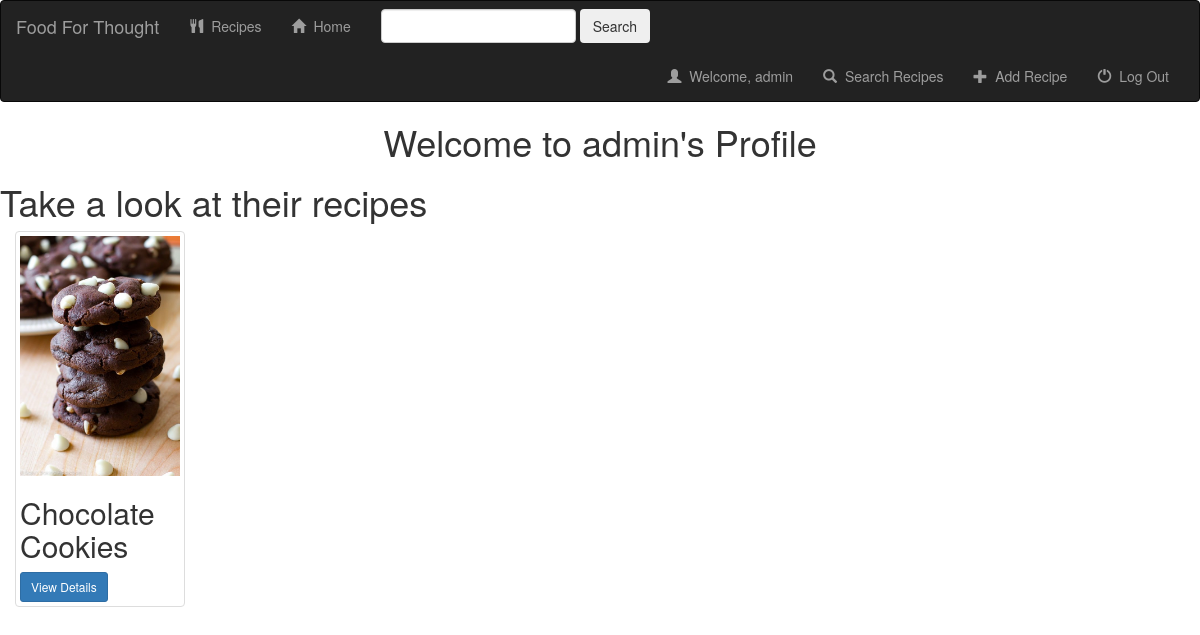
/recipe/admin/, run on an earlier commit of the app's database.
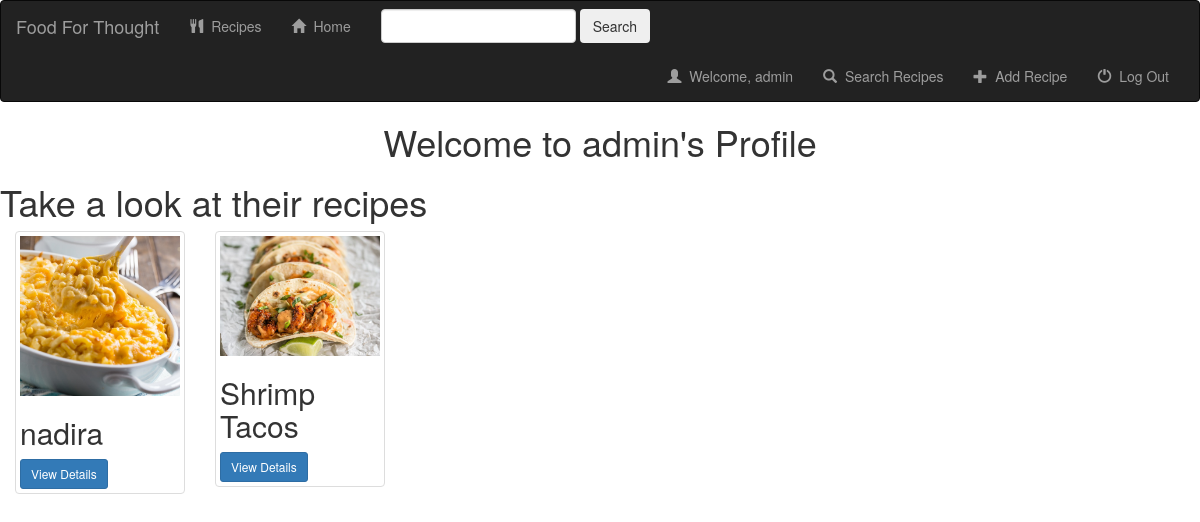
And on a later commit of the database.
### recipe/models.py (models this page shows, shortened)
class RecipeD(models.Model):
	user = models.ForeignKey(User, default=1)
	Name = models.CharField(max_length=250)
	post = models.CharField(max_length = 10000000, default="")
	Cuisine = models.CharField(max_length=250)
	created = models.DateTimeField(auto_now_add=True, blank=False, null=True)
	RecipeProcedure = models.CharField(max_length = 1000000)
	RecipePicture = models.FileField(default="")

### recipe/views.py (the view)
# urls.py: url(r'^(?P<username>[\w-]+)/$', views.ProfileView.as_view(), name = 'profile-detail'),
class ProfileView(generic.DetailView):
	User = get_user_model()
	template_name = 'recipe/user.html'
	def get_object(self):
		username = self.kwargs.get("username")
		if username is None:
			raise Http404
		return get_object_or_404(User, username__iexact=username, is_active=True)

### recipe/templates/recipe/user.html (shortened to what this page needs)
<head>
    <link rel="stylesheet" href="https://maxcdn.bootstrapcdn.com/bootstrap/3.3.6/css/bootstrap.min.css">
</head>
<nav class="navbar navbar-inverse">
    <div class ="container-fluid">
    <div class="navbar-header">
        <a class="navbar-brand" href="{% url 'recipe:index' %}">Food For Thought</a>
    </div>
    <div class="collapse navbar-collapse">
        <ul class="nav navbar-nav">
            <li class="">
                <a href="">
                    <span class="glyphicon glyphicon-cutlery"></span>&nbsp;
                    Recipes
                </a>
            </li>
            <li class="">
                <a href="{% url 'recipe:home'%}">
                    <span class="glyphicon glyphicon-home"></span>&nbsp;
                    Home
                </a>
            </li>
        </ul>
        <form class="navbar-form navbar-left" role="search" method="get" action="{% url 'recipe:index' %}">
            <div class="form-group">
                <input type="text" class="form-control" name="q" value="{{ request.GET.q }}">
            </div>
            <button type="submit" class=btn btn-default">Search</button>
        </form>
        <ul class = "nav navbar-nav navbar-right">
            <li class="">
                <a href="{% url 'recipe:index' %}">
                    <span class="glyphicon glyphicon-user"></span>&nbsp;
                    Welcome, {{user}}
                </a>
            </li>
            <li class="">
                <a href="{% url 'recipe:search' %}">
                    <span class="glyphicon glyphicon-search"></span>&nbsp;
                    Search Recipes
                </a>
            </li>
            <li class="">
                <a href="{% url 'recipe:recipe-add'%}">
                    <span class="glyphicon glyphicon-plus"></span>&nbsp;
                    Add Recipe
                </a>
            </li>
            <li class="">
                <a href="{% url 'recipe:logout_user' %}">
                    <span class="glyphicon glyphicon-off"></span>&nbsp;
                    Log Out
                </a>
            </li>
        </ul>
    </div>
    </div>
</nav>
<body style='background-color: white;'>
<h1><center>Welcome to  {{user.username}}'s Profile</center></h1>
<h1>Take a look at their recipes</h1>
    {% for recipe in user.reciped_set.all %}
    <div class = "col-sm-4 col-lg-2">
        <div class = "thumbnail">
         <img src = "{{recipe.RecipePicture.url}}"/>
    <h2>{{recipe.Name}}</h2>
     <a href="/recipe/{{ recipe.id }}" class="btn btn-primary btn-sm" role="button">View Details</a>
     </div>
     </div>
    {% endfor %}
</body>

What changed in the data, as far as the page shows it:
removed RecipeD: RecipePicture (picture), Name "Chocolate Cookies"
added RecipeD: RecipePicture (picture), Name "nadira"
added RecipeD: RecipePicture (picture), Name "Shrimp Tacos"
